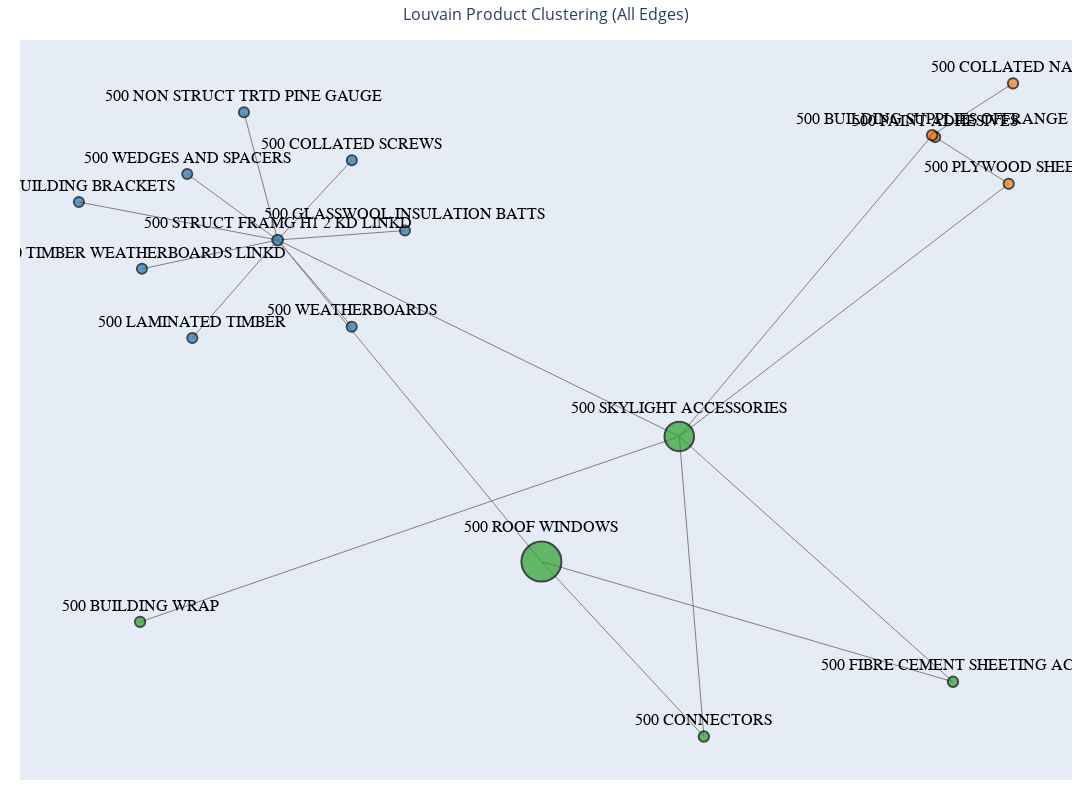

Notebook code cell kept with this figure:
### Markdown cell above
### PRE-INSTALLATION (Segment 2: Roof Framing & Structural Integration)
**Item Classes:**
- 500 BUILDING BRACKETS  
- 500 TIMBER WEATHERBOARDS LINKD  
- 500 STRUCT FRAMG H1 2 KD LINKD  
- 500 LAMINATED TIMBER  
- 500 WEATHERBOARDS  
- 500 GLASSWOOL INSULATION BATTS  
- 500 COLLATED SCREWS  
- 500 NON STRUCT TRTD PINE GAUGE  
- 500 WEDGES AND SPACERS

**Interpretation:**  
Materials for reinforcing roof structure, re-cladding, and thermally insulating the skylight area. These support compliance, durability, and weather-tightness.

### INSTALLATION (Segment 0: Skylight Core + Install Essentials)
**Item Classes:**
- 500 BUILDING WRAP  
- 500 CONNECTORS  
- 500 FIBRE CEMENT SHEETING ACC  
- 500 SKYLIGHT ACCESSORIES  
- 500 ROOF WINDOWS

**Interpretation:**  
This segment includes the central components required for skylight installation: the roof window unit itself, accessory kits, moisture wrap, and structural fixings.

Noted: Supplier VELUX NEW ZEALAND LTD sells products in ROOF WINDOWS and SKYLIGHT ACCESSORIES

### POST-INSTALLATION (Segment 1: Shaft Build & Interior Finishing)
**Item Classes:**
- 500 BUILDING SUPPLIES OFFRANGE  ???
- 500 COLLATED NAILS  
- 500 PAINT ADHESIVES  
- 500 PLYWOOD SHEETS

**Interpretation:**  
General building materials used to line the skylight shaft or interior roof space allowing fast installation and clean finishes.

### Code cell
fig.show()

### Figure 1 — Plotly figure (JSON) as saved in the notebook; plotly's stock layout.template omitted (floating-point values rounded to 4 significant figures)
{"data": [{"hoverinfo": "none", "line": {"color": "gray", "width": 1}, "mode": "lines", "type": "scatter", "x": [0.6318, 0.6274, null, 0.6274, 0.7405, null, 0.6274, 0.7468, null, 0.6274, 0.2536, null, 0.7405, 0.2536, null, -0.2302, -0.3398, null, -0.3398, -0.1517, null, -0.3398, -0.5404, null, -0.3398, -0.4735, null, -0.3398, -0.466, null, -0.3398, -0.2304, null, -0.3398, -0.6335, null, -0.3398, -0.3896, null, -0.3398, 0.2536, null, -0.3398, 0.04996, null, 0.2536, 0.29, null, 0.2536, -0.5431, null, 0.2536, 0.6581, null, 0.04996, 0.29, null, 0.04996, 0.6581, null], "y": [0.4147, 0.4191, null, 0.4191, 0.3045, null, 0.4191, 0.5414, null, 0.4191, -0.2917, null, 0.3045, -0.2917, null, 0.3598, 0.1718, null, 0.1718, 0.1941, null, 0.1718, 0.1038, null, 0.1718, 0.3276, null, 0.1718, -0.0595, null, 0.1718, -0.03276, null, 0.1718, 0.2613, null, 0.1718, 0.4732, null, 0.1718, -0.2917, null, 0.1718, -0.5871, null, -0.2917, -1, null, -0.2917, -0.7296, null, -0.2917, -0.8708, null, -0.5871, -1, null, -0.5871, -0.8708, null]}, {"hoverinfo": "text", "marker": {"color": ["#ff7f0e", "#ff7f0e", "#ff7f0e", "#ff7f0e", "#1f77b4", "#1f77b4", "#1f77b4", "#1f77b4", "#1f77b4", "#1f77b4", "#1f77b4", "#1f77b4", "#1f77b4", "#2ca02c", "#2ca02c", "#2ca02c", "#2ca02c", "#2ca02c"], "line": {"color": "black", "width": 2}, "size": [10.15, 10.44, 10.22, 10.22, 10, 10.73, 10, 10, 10, 10.07, 10.07, 10.07, 10.07, 29.49, 40, 10.36, 10.22, 10.36]}, "mode": "markers+text", "text": ["500 PAINT ADHESIVES", "500 BUILDING SUPPLIES OFFRANGE", "500 PLYWOOD SHEETS", "500 COLLATED NAILS", "500 COLLATED SCREWS", "500 STRUCT FRAMG H1 2 KD LINKD", "500 GLASSWOOL INSULATION BATTS", "500 TIMBER WEATHERBOARDS LINKD", "500 WEDGES AND SPACERS", "500 LAMINATED TIMBER", "500 WEATHERBOARDS", "500 BUILDING BRACKETS", "500 NON STRUCT TRTD PINE GAUGE", "500 SKYLIGHT ACCESSORIES", "500 ROOF WINDOWS", "500 CONNECTORS", "500 BUILDING WRAP", "500 FIBRE CEMENT SHEETING ACC"], "textfont": {"color": "black", "family": "Arial", "size": 16}, "textposition": "top center", "type": "scatter", "x": [0.6318, 0.6274, 0.7405, 0.7468, -0.2302, -0.3398, -0.1517, -0.5404, -0.4735, -0.466, -0.2304, -0.6335, -0.3896, 0.2536, 0.04996, 0.29, -0.5431, 0.6581], "y": [0.4147, 0.4191, 0.3045, 0.5414, 0.3598, 0.1718, 0.1941, 0.1038, 0.3276, -0.0595, -0.03276, 0.2613, 0.4732, -0.2917, -0.5871, -1, -0.7296, -0.8708]}], "layout": {"height": 800, "hovermode": "closest", "margin": {"b": 20, "l": 20, "r": 20, "t": 40}, "showlegend": false, "title": {"font": {"size": 16}, "text": "Louvain Product Clustering (All Edges)", "x": 0.5}, "width": 1200, "xaxis": {"showgrid": false, "showticklabels": false, "zeroline": false}, "yaxis": {"showgrid": false, "showticklabels": false, "zeroline": false}}}
